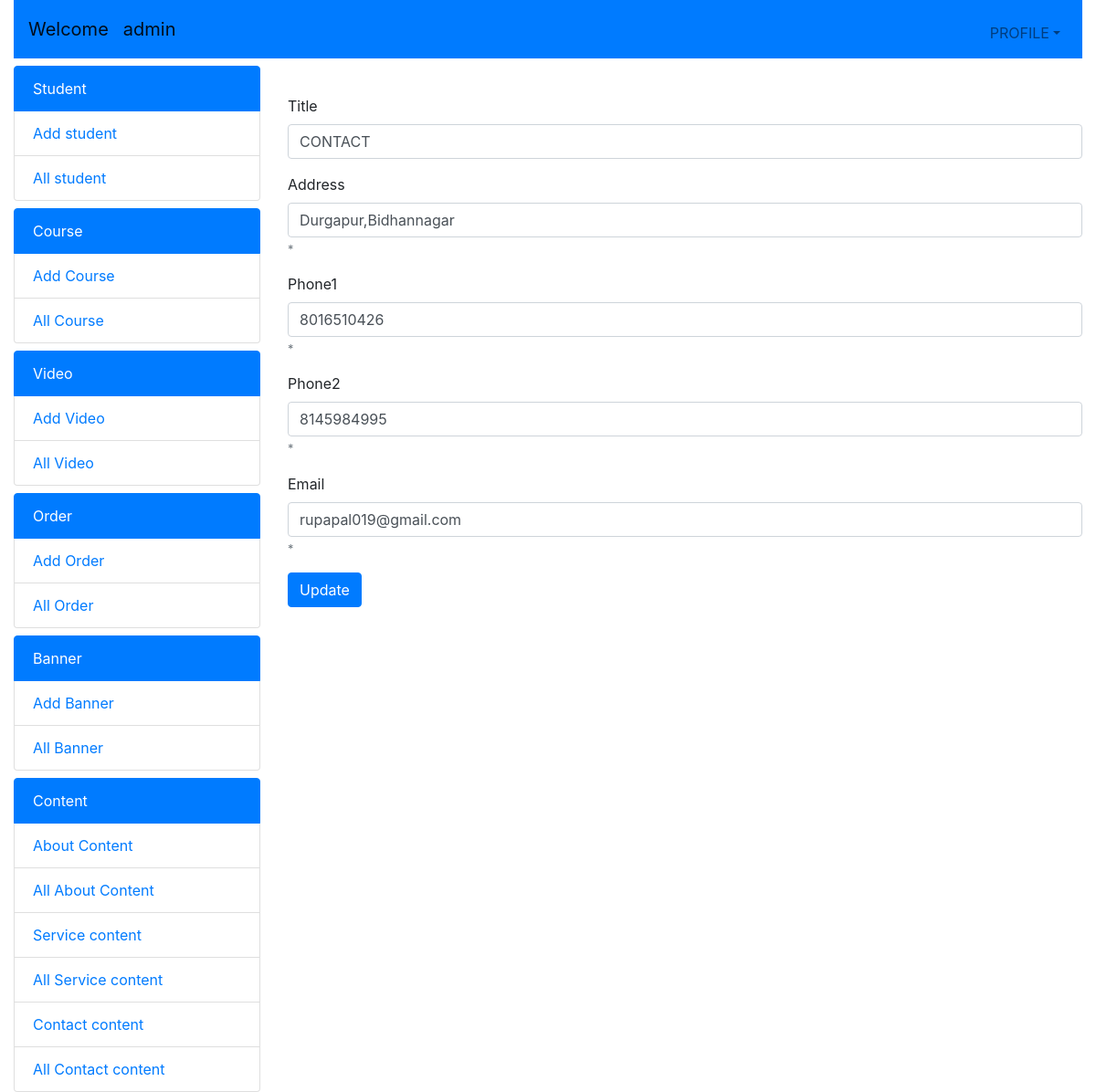
The page /rupa/editcontact.php?id=8 (signed in) on the database its author committed.
### tables this page shows
CREATE TABLE `contact` (
  `id` int(11) NOT NULL,
  `title` varchar(255) NOT NULL,
  `address` varchar(600) NOT NULL,
  `phone1` varchar(56) NOT NULL,
  `phone2` varchar(56) NOT NULL,
  `emailid` varchar(56) NOT NULL,
  `status` int(1) NOT NULL
);

### rupa/editcontact.php (the view, shortened to what this page needs)
<?php
include("include/config.php")
?>
<?php
if(isset($_POST['btn1']))
{
    extract($_POST);
        $q1="UPDATE `contact` SET `title`='$title',`address`='$add',`phone1`='$phone1',`phone2`='$phone2',`emailid`='$email' WHERE `id`='$id'";
        $e1=mysqli_query($conn,$q1);
        if($e1)
        {
          $msg="updated successfully";
          header("location:allcontact.php");
        }
        else
        {
            $msg="updation failed";
        }
    }
   else if(isset($_REQUEST['id']))
  {
   extract($_REQUEST);
   $q3="select * from `contact` where `id`='$id'";
    $e3=mysqli_query($conn,$q3);
    $res3=mysqli_fetch_row($e3);
}
?>
<!doctype html>
<html lang="en">
  <head>
    <link rel="stylesheet" href="https://stackpath.bootstrapcdn.com/bootstrap/4.3.1/css/bootstrap.min.css">
  </head>
  <body>
    <div class="container-fluid">
    <?php include("include/header.php"); ?>
      <div class="row">
      <?php include("include/navbar.php"); ?>
        <div class="col-lg-9">
         <form action="" method="post" enctype="multipart/form-data">
           <div class="form-group">
           </div>
          <div class="form-group">
            <label for="">Title</label>
            <input type="text" class="form-control" name="title" value="<?php echo "$res3[1]"; ?>"/>
          </div>
          <div class="form-group">
            <label for="">Address</label>
            <input type="text"
              class="form-control" name="add" id="" value="<?php echo "$res3[2]"; ?>"  aria-describedby="helpId" placeholder="">
            <small id="helpId" class="form-text text-muted">*</small>
        </div>
        <div class="form-group">
            <label for="">Phone1</label>
            <input type="phone1"
              class="form-control" name="phone1" id="" value="<?php echo "$res3[3]"; ?>"  aria-describedby="helpId" placeholder="">
            <small id="helpId" class="form-text text-muted">*</small>
        </div>
        <div class="form-group">
            <label for="">Phone2</label>
            <input type="text"
              class="form-control" name="phone2" id="" value="<?php echo "$res3[4]"; ?>"  aria-describedby="helpId" placeholder="">
            <small id="helpId" class="form-text text-muted">*</small>
        </div>
        <div class="form-group">
            <label for="">Email</label>
            <input type="email"
              class="form-control" name="email" id="" value="<?php echo "$res3[5]"; ?>"  aria-describedby="helpId" placeholder="">
            <small id="helpId" class="form-text text-muted">*</small>
        </div>
          <button type="submit" class="btn btn-primary" name="btn1">Update</button>
         </form>
        </div>
      </div>
    </div>
     <?php include("include/footer.php") ?>

### rows shown on the page
contact: title "CONTACT", add "Durgapur,Bidhannagar", phone1 "8016510426", phone2 "8145984995", email "rupapal019@gmail.com"

### other values the page prints
$_SESSION['adm'] "admin"
